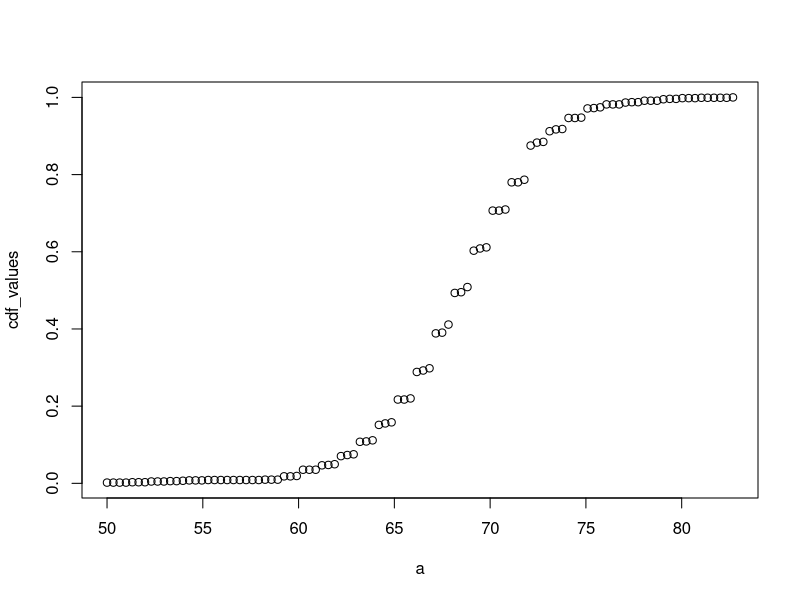
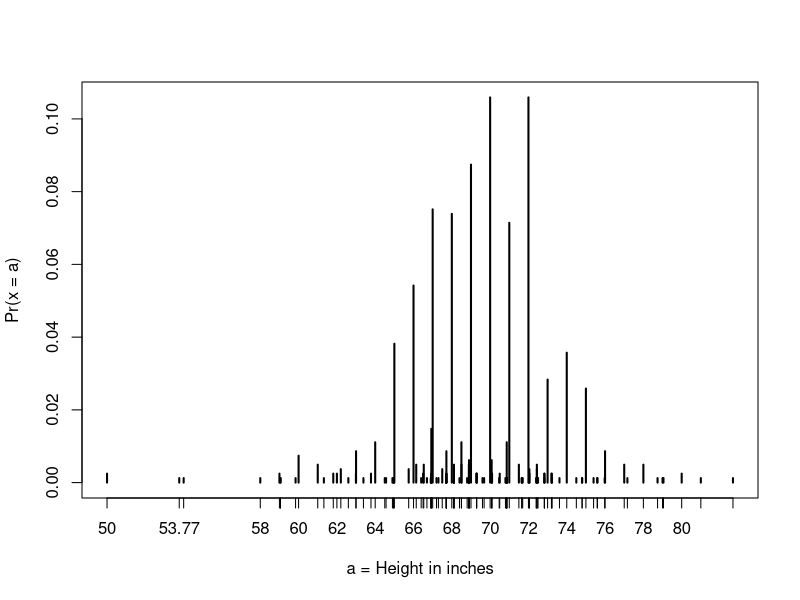

Recreate these plots in R, in order. (Note: this script raises an error after producing the figures.)
###LIBRERIAS
library(dslabs)
data(murders)
head(murders)

###INTRODUCTION TO DATA VISUALIZATION AND DISTRIBUTIONS

##Describe Heights to ET
# load the dataset
library(dslabs)
data(heights)

# make a table of category proportions
prop.table(table(heights$sex))

a <- seq(min(heights$height), max(heights$height), length = 100)    # define range of values spanning the dataset
cdf_function <- function(x) {    # computes prob. for a single value
  mean(heights$height <= x)
}
cdf_values <- sapply(a, cdf_function)
plot(a, cdf_values)


#SMOOTH DENSITY PLOTS


#NORMAL DISTRIBUTION
# define x as vector of male heights
library(tidyverse)
library(dslabs)
data(heights)
index <- heights$sex=="Male"
x <- heights$height[index]

# calculate the mean and standard deviation manually
average <- sum(x)/length(x)
SD <- sqrt(sum((x - average)^2)/length(x))

# built-in mean and sd functions - note that the audio and printed values disagree
average <- mean(x)
SD <- sd(x)
c(average = average, SD = SD)

# calculate standard units
z <- scale(x)

# calculate proportion of values within 2 SD of mean
mean(abs(z) < 2)



###THE NORMAL CDF AND PNORM
library(tidyverse)
library(dslabs)
data(heights)
x <- heights %>% filter(sex=="Male") %>% pull(height)

# estimate the probability that a male is taller than 70.5 inches with:
1 - pnorm(70.5, mean(x), sd(x))

# plot distribution of exact heights in data
plot(prop.table(table(x)), xlab = "a = Height in inches", ylab = "Pr(x = a)")

# probabilities in actual data over length 1 ranges containing an integer
mean(x <= 68.5) - mean(x <= 67.5)
mean(x <= 69.5) - mean(x <= 68.5)
mean(x <= 70.5) - mean(x <= 69.5)

# probabilities in normal approximation match well
pnorm(68.5, mean(x), sd(x)) - pnorm(67.5, mean(x), sd(x))
pnorm(69.5, mean(x), sd(x)) - pnorm(68.5, mean(x), sd(x))
pnorm(70.5, mean(x), sd(x)) - pnorm(69.5, mean(x), sd(x))

# probabilities in actual data over other ranges don't match normal approx as well
mean(x <= 70.9) - mean(x <= 70.1)
pnorm(70.9, mean(x), sd(x)) - pnorm(70.1, mean(x), sd(x))



###DEFINITION OF QUANTILES
# quantile function
quantile(data,q)

# determine percentiles
p <- seq(0.01, 0.99, 0.01)
quantile(data, p)

# determine quantiles: 10%, 30%, 50%, 70%, 90%
female_percentiles <- quantile(female, seq(0.1, 0.9, 0.2))
male_percentiles <- quantile(male, seq(0.1, 0.9, 0.2))

library(dslabs)
data(heights)

# quartiles
summary(heights$height)

p <- seq(0.01, 0.99, 0.01)
percentiles <- quantile(heights$height, p)

percentiles[names(percentiles) == "25%"]
percentiles[names(percentiles) == "75%"]



###FINDING QUANTILES WITH QNORM
# definition of qnorm
p - 'probability'
mu - 'mean'
sigma - 'standard deviation'
qnorm(p, mu, sigma)

# theoritical quantiles
p <- seq(0.01, 0.99, 0.01)
theoretical_quantiles <- qnorm(p, 69, 3)



###QUANTILE-QUANTILE PLOTS
# define x and z
library(tidyverse)
library(dslabs)
data(heights)
index <- heights$sex=="Male"
x <- heights$height[index]
z <- scale(x)

# proportion of data below 69.5
mean(x <= 69.5)

# calculate observed and theoretical quantiles
p <- seq(0.05, 0.95, 0.05)
observed_quantiles <- quantile(x, p)
theoretical_quantiles <- qnorm(p, mean = mean(x), sd = sd(x))

# make QQ-plot
plot(theoretical_quantiles, observed_quantiles)
abline(0,1)

# make QQ-plot with scaled values
observed_quantiles <- quantile(z, p)
theoretical_quantiles <- qnorm(p)
plot(theoretical_quantiles, observed_quantiles)
abline(0,1)
